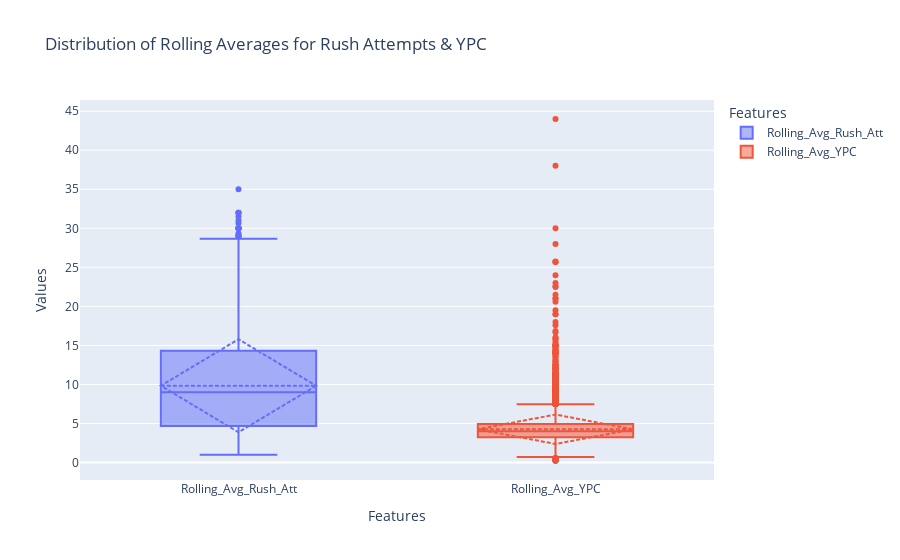
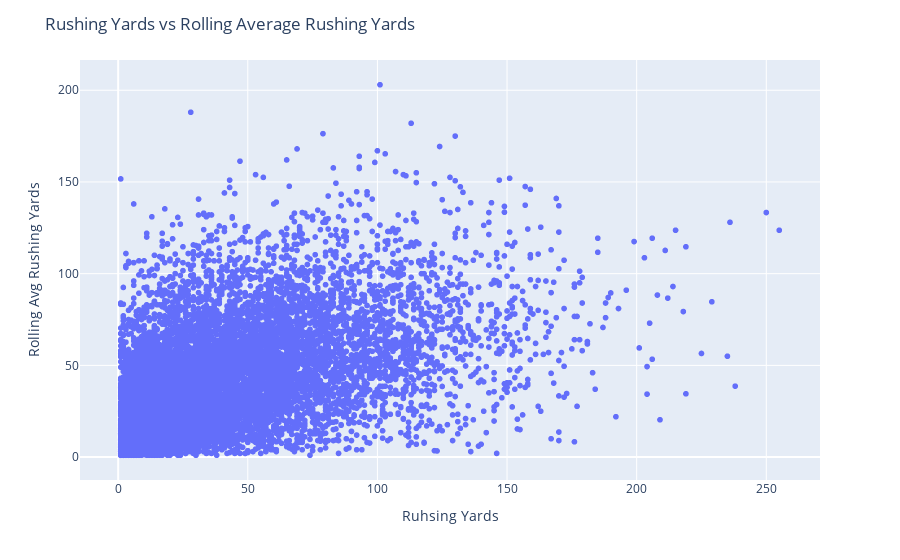

Notebook cell for these charts, in order:
### Markdown cell above
### Data Visualization 2 <br><br>

Boxplots serve the purpose of visualizing the distributions of rolling averages for the rush attempts and yards per carry (YPC), helping detect extreme outliers that can negatively impact model training <br>

The scatter plot compares the single game rushing yard against the rolling average rushing yards to flag any anomaly performances that are disproportionate to running back rushing trends to limit the amount of bias into the models

### Code cell
#Boxplots
cols = ['Rolling_Avg_Rush_Att', 'Rolling_Avg_YPC']
df_1 = weekly_stats_clean2[cols].melt(var_name='Features', value_name='Values')
fig = px.box(df_1, x='Features', y="Values", 
             title= 'Distribution of Rolling Averages for Rush Attempts & YPC', 
             points = "outliers", color='Features')
fig.update_traces(boxmean = 'sd')
fig.show()



#Scatter Plot Analyzing Rushing Yards
fig = px.scatter(weekly_stats_clean2,
                x= weekly_stats_clean2['Rushing_Yds'], 
                y=weekly_stats_clean2['Rolling_Avg_RushYds'])
fig.update_layout(xaxis_title = 'Rushing Yards',
                  yaxis_title='Rolling Avg Rushing Yards',
                  title = 'Rushing Yards vs Rolling Average Rushing Yards')
fig.show()

### Figure 1 — Plotly figure (JSON) as saved in the notebook; plotly's stock layout.template omitted (floating-point values rounded to 4 significant figures; data arrays with more than 128 entries replaced by an {"elided": "..."} marker saying what was removed)
{"data": [{"alignmentgroup": "True", "boxmean": "sd", "boxpoints": "outliers", "hovertemplate": "Features=%{x}<br>Values=%{y}<extra></extra>", "legendgroup": "Rolling_Avg_Rush_Att", "marker": {"color": "#636efa"}, "name": "Rolling_Avg_Rush_Att", "notched": false, "offsetgroup": "Rolling_Avg_Rush_Att", "orientation": "v", "showlegend": true, "type": "box", "x": {"elided": "10379 str values"}, "x0": " ", "xaxis": "x", "y": {"elided": "10379 float values"}, "y0": " ", "yaxis": "y"}, {"alignmentgroup": "True", "boxmean": "sd", "boxpoints": "outliers", "hovertemplate": "Features=%{x}<br>Values=%{y}<extra></extra>", "legendgroup": "Rolling_Avg_YPC", "marker": {"color": "#EF553B"}, "name": "Rolling_Avg_YPC", "notched": false, "offsetgroup": "Rolling_Avg_YPC", "orientation": "v", "showlegend": true, "type": "box", "x": {"elided": "10379 str values"}, "x0": " ", "xaxis": "x", "y": {"elided": "10379 float values"}, "y0": " ", "yaxis": "y"}], "layout": {"boxmode": "overlay", "legend": {"title": {"text": "Features"}, "tracegroupgap": 0}, "title": {"text": "Distribution of Rolling Averages for Rush Attempts & YPC"}, "xaxis": {"anchor": "y", "categoryarray": ["Rolling_Avg_Rush_Att", "Rolling_Avg_YPC"], "categoryorder": "array", "domain": [0, 1], "title": {"text": "Features"}}, "yaxis": {"anchor": "x", "domain": [0, 1], "title": {"text": "Values"}}}}

### Figure 2 — Plotly figure (JSON) as saved in the notebook; plotly's stock layout.template omitted (floating-point values rounded to 4 significant figures; data arrays with more than 128 entries replaced by an {"elided": "..."} marker saying what was removed)
{"data": [{"hovertemplate": "Rushing_Yds=%{x}<br>Rolling_Avg_RushYds=%{y}<extra></extra>", "legendgroup": "", "marker": {"color": "#636efa", "symbol": "circle"}, "mode": "markers", "name": "", "showlegend": false, "type": "scattergl", "x": {"elided": "10379 int values"}, "xaxis": "x", "y": {"elided": "10379 float values"}, "yaxis": "y"}], "layout": {"legend": {"tracegroupgap": 0}, "margin": {"t": 60}, "title": {"text": "Rushing Yards vs Rolling Average Rushing Yards"}, "xaxis": {"anchor": "y", "domain": [0, 1], "title": {"text": "Ruhsing Yards"}}, "yaxis": {"anchor": "x", "domain": [0, 1], "title": {"text": "Rolling Avg Rushing Yards"}}}}
